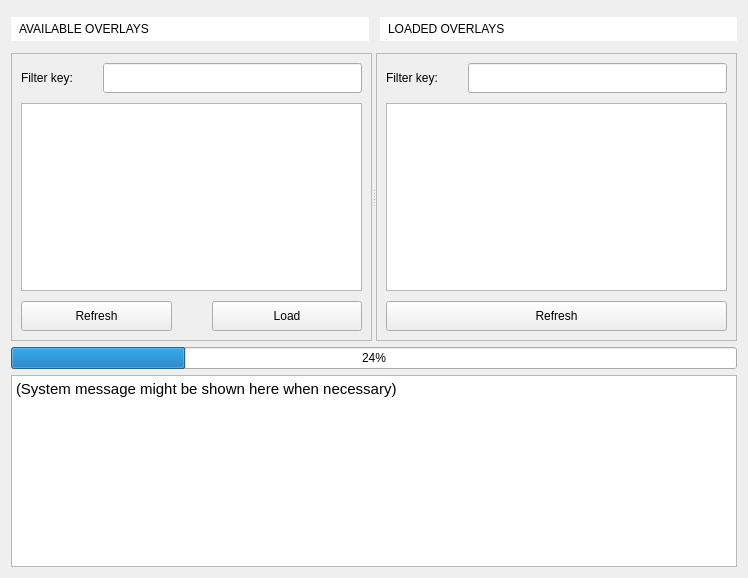
<?xml version="1.0" encoding="UTF-8"?>
<ui version="4.0">
 <class>LoaderWidget</class>
 <widget class="QWidget" name="LoaderWidget">
  <property name="geometry">
   <rect>
    <x>0</x>
    <y>0</y>
    <width>748</width>
    <height>578</height>
   </rect>
  </property>
  <property name="sizePolicy">
   <sizepolicy hsizetype="Maximum" vsizetype="Maximum">
    <horstretch>0</horstretch>
    <verstretch>0</verstretch>
   </sizepolicy>
  </property>
  <property name="minimumSize">
   <size>
    <width>300</width>
    <height>200</height>
   </size>
  </property>
  <property name="windowTitle">
   <string>FROS Loader</string>
  </property>
  <layout class="QVBoxLayout" name="verticalLayout_3">
   <item>
    <layout class="QVBoxLayout" name="_vlayout_container">
     <item>
      <layout class="QHBoxLayout" name="_hlayout_top">
       <property name="leftMargin">
        <number>0</number>
       </property>
       <property name="topMargin">
        <number>6</number>
       </property>
       <property name="rightMargin">
        <number>0</number>
       </property>
       <property name="bottomMargin">
        <number>6</number>
       </property>
       <item>
        <widget class="QLabel" name="_available_overlays">
         <property name="sizePolicy">
          <sizepolicy hsizetype="Expanding" vsizetype="Fixed">
           <horstretch>0</horstretch>
           <verstretch>0</verstretch>
          </sizepolicy>
         </property>
         <property name="styleSheet">
          <string notr="true">QLabel {
    background-color: white;
    padding: 5px;  /* Optional: Adds some spacing inside */
}
</string>
         </property>
         <property name="text">
          <string>AVAILABLE OVERLAYS</string>
         </property>
        </widget>
       </item>
       <item>
        <spacer name="horizontalSpacer">
         <property name="orientation">
          <enum>Qt::Horizontal</enum>
         </property>
         <property name="sizeType">
          <enum>QSizePolicy::Maximum</enum>
         </property>
         <property name="sizeHint" stdset="0">
          <size>
           <width>5</width>
           <height>20</height>
          </size>
         </property>
        </spacer>
       </item>
       <item>
        <widget class="QLabel" name="_loaded_overlays">
         <property name="sizePolicy">
          <sizepolicy hsizetype="Expanding" vsizetype="Fixed">
           <horstretch>0</horstretch>
           <verstretch>0</verstretch>
          </sizepolicy>
         </property>
         <property name="styleSheet">
          <string notr="true">QLabel {
    background-color: white;
    padding: 5px;  /* Optional: Adds some spacing inside */
}
</string>
         </property>
         <property name="text">
          <string>LOADED OVERLAYS</string>
         </property>
        </widget>
       </item>
      </layout>
     </item>
     <item>
      <widget class="QSplitter" name="splitter">
       <property name="minimumSize">
        <size>
         <width>0</width>
         <height>0</height>
        </size>
       </property>
       <property name="orientation">
        <enum>Qt::Horizontal</enum>
       </property>
       <widget class="QFrame" name="_left_frame">
        <property name="frameShape">
         <enum>QFrame::StyledPanel</enum>
        </property>
        <property name="frameShadow">
         <enum>QFrame::Raised</enum>
        </property>
        <layout class="QVBoxLayout" name="verticalLayout_6">
         <item>
          <layout class="QVBoxLayout" name="_vlayout_left">
           <property name="spacing">
            <number>0</number>
           </property>
           <property name="sizeConstraint">
            <enum>QLayout::SetDefaultConstraint</enum>
           </property>
           <property name="leftMargin">
            <number>0</number>
           </property>
           <property name="topMargin">
            <number>0</number>
           </property>
           <property name="rightMargin">
            <number>0</number>
           </property>
           <property name="bottomMargin">
            <number>0</number>
           </property>
           <item>
            <layout class="QHBoxLayout" name="_left_hlayout_top">
             <property name="rightMargin">
              <number>0</number>
             </property>
             <item>
              <widget class="QLabel" name="_filter_key_label_left">
               <property name="text">
                <string>Filter key:</string>
               </property>
              </widget>
             </item>
             <item>
              <spacer name="horizontalSpacer_3">
               <property name="orientation">
                <enum>Qt::Horizontal</enum>
               </property>
               <property name="sizeType">
                <enum>QSizePolicy::Maximum</enum>
               </property>
               <property name="sizeHint" stdset="0">
                <size>
                 <width>30</width>
                 <height>20</height>
                </size>
               </property>
              </spacer>
             </item>
             <item>
              <widget class="QLineEdit" name="_filter_key_text_left">
               <property name="minimumSize">
                <size>
                 <width>0</width>
                 <height>30</height>
                </size>
               </property>
              </widget>
             </item>
            </layout>
           </item>
           <item>
            <spacer name="verticalSpacer_8">
             <property name="orientation">
              <enum>Qt::Vertical</enum>
             </property>
             <property name="sizeType">
              <enum>QSizePolicy::Fixed</enum>
             </property>
             <property name="sizeHint" stdset="0">
              <size>
               <width>20</width>
               <height>10</height>
              </size>
             </property>
            </spacer>
           </item>
           <item>
            <widget class="QListWidget" name="_available_overlays_list">
             <property name="sizePolicy">
              <sizepolicy hsizetype="MinimumExpanding" vsizetype="Expanding">
               <horstretch>0</horstretch>
               <verstretch>0</verstretch>
              </sizepolicy>
             </property>
             <property name="minimumSize">
              <size>
               <width>0</width>
               <height>0</height>
              </size>
             </property>
            </widget>
           </item>
           <item>
            <spacer name="verticalSpacer_9">
             <property name="orientation">
              <enum>Qt::Vertical</enum>
             </property>
             <property name="sizeType">
              <enum>QSizePolicy::Fixed</enum>
             </property>
             <property name="sizeHint" stdset="0">
              <size>
               <width>20</width>
               <height>10</height>
              </size>
             </property>
            </spacer>
           </item>
           <item>
            <layout class="QHBoxLayout" name="_left_hlayout_bottom">
             <item>
              <widget class="QPushButton" name="_refresh_available_overlays">
               <property name="minimumSize">
                <size>
                 <width>0</width>
                 <height>30</height>
                </size>
               </property>
               <property name="text">
                <string>Refresh</string>
               </property>
              </widget>
             </item>
             <item>
              <spacer name="horizontalSpacer_2">
               <property name="orientation">
                <enum>Qt::Horizontal</enum>
               </property>
               <property name="sizeType">
                <enum>QSizePolicy::Maximum</enum>
               </property>
               <property name="sizeHint" stdset="0">
                <size>
                 <width>40</width>
                 <height>20</height>
                </size>
               </property>
              </spacer>
             </item>
             <item>
              <widget class="QPushButton" name="_load_overlays">
               <property name="minimumSize">
                <size>
                 <width>0</width>
                 <height>30</height>
                </size>
               </property>
               <property name="text">
                <string>Load</string>
               </property>
              </widget>
             </item>
            </layout>
           </item>
          </layout>
         </item>
        </layout>
       </widget>
       <widget class="QFrame" name="_right_frame">
        <property name="frameShape">
         <enum>QFrame::StyledPanel</enum>
        </property>
        <property name="frameShadow">
         <enum>QFrame::Raised</enum>
        </property>
        <layout class="QVBoxLayout" name="verticalLayout_7">
         <item>
          <layout class="QVBoxLayout" name="_vlayout_right">
           <property name="spacing">
            <number>0</number>
           </property>
           <property name="sizeConstraint">
            <enum>QLayout::SetDefaultConstraint</enum>
           </property>
           <property name="leftMargin">
            <number>0</number>
           </property>
           <property name="topMargin">
            <number>0</number>
           </property>
           <property name="rightMargin">
            <number>0</number>
           </property>
           <property name="bottomMargin">
            <number>0</number>
           </property>
           <item>
            <layout class="QHBoxLayout" name="_right_hlayout_top">
             <item>
              <widget class="QLabel" name="_filter_key_label_right">
               <property name="text">
                <string>Filter key:</string>
               </property>
              </widget>
             </item>
             <item>
              <spacer name="horizontalSpacer_4">
               <property name="orientation">
                <enum>Qt::Horizontal</enum>
               </property>
               <property name="sizeType">
                <enum>QSizePolicy::Maximum</enum>
               </property>
               <property name="sizeHint" stdset="0">
                <size>
                 <width>30</width>
                 <height>20</height>
                </size>
               </property>
              </spacer>
             </item>
             <item>
              <widget class="QLineEdit" name="_filter_key_text_right">
               <property name="minimumSize">
                <size>
                 <width>0</width>
                 <height>30</height>
                </size>
               </property>
              </widget>
             </item>
            </layout>
           </item>
           <item>
            <spacer name="verticalSpacer_6">
             <property name="orientation">
              <enum>Qt::Vertical</enum>
             </property>
             <property name="sizeType">
              <enum>QSizePolicy::Fixed</enum>
             </property>
             <property name="sizeHint" stdset="0">
              <size>
               <width>20</width>
               <height>10</height>
              </size>
             </property>
            </spacer>
           </item>
           <item>
            <widget class="QListWidget" name="_loaded_overlays_list">
             <property name="sizePolicy">
              <sizepolicy hsizetype="MinimumExpanding" vsizetype="Expanding">
               <horstretch>0</horstretch>
               <verstretch>0</verstretch>
              </sizepolicy>
             </property>
             <property name="minimumSize">
              <size>
               <width>0</width>
               <height>0</height>
              </size>
             </property>
            </widget>
           </item>
           <item>
            <spacer name="verticalSpacer_7">
             <property name="orientation">
              <enum>Qt::Vertical</enum>
             </property>
             <property name="sizeType">
              <enum>QSizePolicy::Fixed</enum>
             </property>
             <property name="sizeHint" stdset="0">
              <size>
               <width>20</width>
               <height>10</height>
              </size>
             </property>
            </spacer>
           </item>
           <item>
            <widget class="QPushButton" name="_refresh_loaded_overlays">
             <property name="minimumSize">
              <size>
               <width>0</width>
               <height>30</height>
              </size>
             </property>
             <property name="text">
              <string>Refresh</string>
             </property>
            </widget>
           </item>
          </layout>
         </item>
        </layout>
       </widget>
      </widget>
     </item>
     <item>
      <widget class="QProgressBar" name="_progressBar">
       <property name="value">
        <number>24</number>
       </property>
      </widget>
     </item>
     <item>
      <widget class="QTextEdit" name="_system_logs">
       <property name="sizePolicy">
        <sizepolicy hsizetype="Expanding" vsizetype="Fixed">
         <horstretch>0</horstretch>
         <verstretch>0</verstretch>
        </sizepolicy>
       </property>
       <property name="minimumSize">
        <size>
         <width>0</width>
         <height>0</height>
        </size>
       </property>
       <property name="html">
        <string>&lt;!DOCTYPE HTML PUBLIC &quot;-//W3C//DTD HTML 4.0//EN&quot; &quot;http://www.w3.org/TR/REC-html40/strict.dtd&quot;&gt;
&lt;html&gt;&lt;head&gt;&lt;meta name=&quot;qrichtext&quot; content=&quot;1&quot; /&gt;&lt;style type=&quot;text/css&quot;&gt;
p, li { white-space: pre-wrap; }
&lt;/style&gt;&lt;/head&gt;&lt;body style=&quot; font-family:'Ubuntu'; font-size:11pt; font-weight:400; font-style:normal;&quot;&gt;
&lt;p style=&quot; margin-top:0px; margin-bottom:0px; margin-left:0px; margin-right:0px; -qt-block-indent:0; text-indent:0px;&quot;&gt;(System message might be shown here when necessary)&lt;/p&gt;
&lt;p style=&quot;-qt-paragraph-type:empty; margin-top:0px; margin-bottom:0px; margin-left:0px; margin-right:0px; -qt-block-indent:0; text-indent:0px;&quot;&gt;&lt;br /&gt;&lt;/p&gt;&lt;/body&gt;&lt;/html&gt;</string>
       </property>
      </widget>
     </item>
    </layout>
   </item>
  </layout>
 </widget>
 <resources/>
 <connections/>
</ui>
